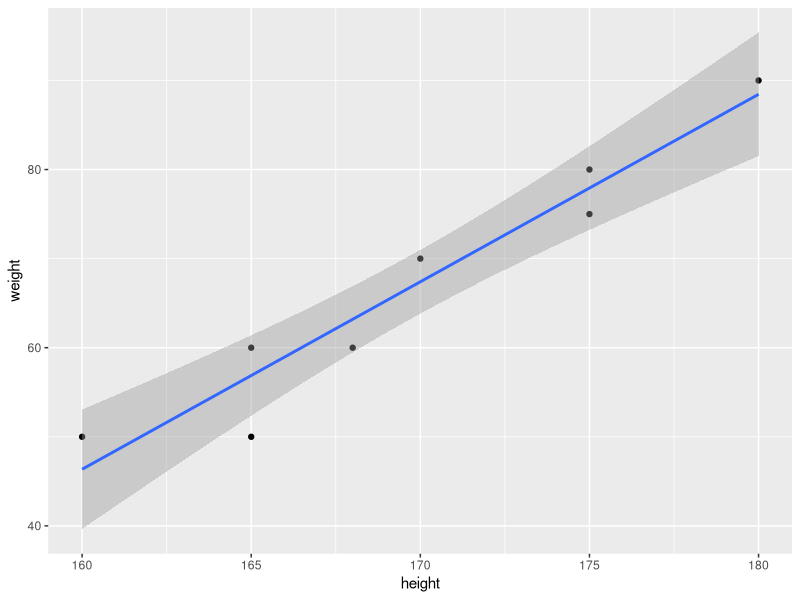

R code for this plot:
library(tidyverse)
weight <- c(50, 60, 70, 80, 90, 50, 60, 75)
height <- c(160, 165, 170, 175, 180, 165, 168, 175)

df <- data.frame(height, weight)

model1 <- lm(height ~ weight, data = df)
summary(model1)

df %>% 
  ggplot(aes(height, weight)) +
  geom_point() +
  geom_smooth(method = "lm")
